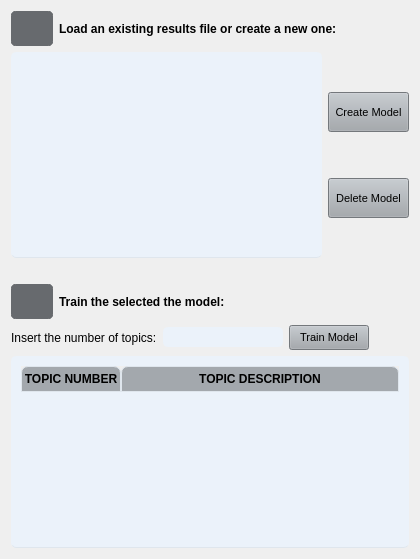
                  <widget class="QWidget" name="tabsPage2">
                   <layout class="QVBoxLayout" name="verticalLayout_10">
                    <item>
                     <layout class="QVBoxLayout" name="verticalLayoutSelectModel">
                      <item>
                       <layout class="QHBoxLayout" name="horizontalLayout_9">
                        <item>
                         <widget class="QPushButton" name="infoButtonLoadFiles">
                          <property name="sizePolicy">
                           <sizepolicy hsizetype="Fixed" vsizetype="Fixed">
                            <horstretch>0</horstretch>
                            <verstretch>0</verstretch>
                           </sizepolicy>
                          </property>
                          <property name="minimumSize">
                           <size>
                            <width>35</width>
                            <height>35</height>
                           </size>
                          </property>
                          <property name="styleSheet">
                           <string notr="true">QPushButton {
	border: 5px solid #676A6E;
	border-radius: 5px;	
	background-color: #676A6E;
}
QPushButton:hover {
	background-color: #676A6E;
	border: 2px solid #676A6E;
}
QPushButton:pressed {	
	background-color: #676A6E;
	border: 2px solid #676A6E;
}</string>
                          </property>
                          <property name="text">
                           <string/>
                          </property>
                         </widget>
                        </item>
                        <item>
                         <widget class="QLabel" name="labelLoad">
                          <property name="font">
                           <font>
                            <weight>75</weight>
                            <bold>true</bold>
                           </font>
                          </property>
                          <property name="text">
                           <string>Load an existing results file or create a new one:</string>
                          </property>
                         </widget>
                        </item>
                       </layout>
                      </item>
                      <item>
                       <layout class="QHBoxLayout" name="horizontalLayout_11">
                        <item>
                         <widget class="QListWidget" name="column_listSelectModel">
                          <property name="font">
                           <font>
                            <pointsize>8</pointsize>
                           </font>
                          </property>
                          <property name="styleSheet">
                           <string notr="true">QListWidget {	
	background-color: #EBF2FA;
	padding: 10px;
	border-radius: 5px;
	gridline-color: #DFE6ED;
	border-bottom: 1px solid #DFE6ED;
}
QListWidget::item{
	border-color: #DFE6ED;
	padding-left: 5px;
	padding-right: 5px;
	gridline-color: #DFE6ED;
}
QListWidget::item:selected{
	background-color: #C7CDDA;
}
QScrollBar:horizontal {
    border: none;
    background: #A3A8AD;
    height: 14px;
    margin: 0px 21px 0 21px;
	border-radius: 0px;
}
 QScrollBar:vertical {
	border: none;
    background: #A3A8AD;
    width: 14px;
    margin: 21px 0 21px 0;
	border-radius: 0px;
 }
QHeaderView::section{
	Background-color: #A3A8AD;
	max-width: 30px;
	border: 1px solid #A3A8AD;
	border-style: none;
    border-bottom: 1px solid #DFE6ED;
    border-right: 1px solid #DFE6ED;
}
QListWidget::horizontalHeader {	
	background-color: #A3A8AD;
}
QHeaderView::section:horizontal
{
    border: 1px solid #DFE6ED;
	background-color: #A3A8AD;
	padding: 3px;
	border-top-left-radius: 7px;
    border-top-right-radius: 7px;
}
QHeaderView::section:vertical
{
    border: 1px solid #A3A8AD;
}
</string>
                          </property>
                          <property name="sizeAdjustPolicy">
                           <enum>QAbstractScrollArea::AdjustToContents</enum>
                          </property>
                         </widget>
                        </item>
                        <item>
                         <layout class="QVBoxLayout" name="verticalLayout_6">
                          <item>
                           <spacer name="verticalSpacer_9">
                            <property name="orientation">
                             <enum>Qt::Vertical</enum>
                            </property>
                            <property name="sizeHint" stdset="0">
                             <size>
                              <width>20</width>
                              <height>40</height>
                             </size>
                            </property>
                           </spacer>
                          </item>
                          <item>
                           <widget class="QPushButton" name="createNewModel">
                            <property name="sizePolicy">
                             <sizepolicy hsizetype="Minimum" vsizetype="Preferred">
                              <horstretch>0</horstretch>
                              <verstretch>0</verstretch>
                             </sizepolicy>
                            </property>
                            <property name="minimumSize">
                             <size>
                              <width>0</width>
                              <height>40</height>
                             </size>
                            </property>
                            <property name="font">
                             <font>
                              <family>MS Shell Dlg 2</family>
                              <pointsize>8</pointsize>
                             </font>
                            </property>
                            <property name="styleSheet">
                             <string notr="true">QPushButton {
	background-color: #A3A8AD;
}
QPushButton:hover {
	background-color: #A3A8AD;
}
QPushButton:pressed {	
	background-color: #A3A8AD;
}</string>
                            </property>
                            <property name="text">
                             <string> Create Model </string>
                            </property>
                           </widget>
                          </item>
                          <item>
                           <spacer name="verticalSpacer_10">
                            <property name="orientation">
                             <enum>Qt::Vertical</enum>
                            </property>
                            <property name="sizeHint" stdset="0">
                             <size>
                              <width>20</width>
                              <height>40</height>
                             </size>
                            </property>
                           </spacer>
                          </item>
                          <item>
                           <widget class="QPushButton" name="removeModel">
                            <property name="sizePolicy">
                             <sizepolicy hsizetype="Minimum" vsizetype="Preferred">
                              <horstretch>0</horstretch>
                              <verstretch>0</verstretch>
                             </sizepolicy>
                            </property>
                            <property name="minimumSize">
                             <size>
                              <width>0</width>
                              <height>40</height>
                             </size>
                            </property>
                            <property name="font">
                             <font>
                              <family>MS Shell Dlg 2</family>
                              <pointsize>8</pointsize>
                             </font>
                            </property>
                            <property name="styleSheet">
                             <string notr="true">QPushButton {
	background-color: #A3A8AD;
}
QPushButton:hover {
	background-color: #A3A8AD;
}
QPushButton:pressed {	
	background-color: #A3A8AD;
}</string>
                            </property>
                            <property name="text">
                             <string> Delete Model </string>
                            </property>
                           </widget>
                          </item>
                          <item>
                           <spacer name="verticalSpacer_13">
                            <property name="orientation">
                             <enum>Qt::Vertical</enum>
                            </property>
                            <property name="sizeHint" stdset="0">
                             <size>
                              <width>20</width>
                              <height>40</height>
                             </size>
                            </property>
                           </spacer>
                          </item>
                         </layout>
                        </item>
                       </layout>
                      </item>
                      <item>
                       <spacer name="horizontalSpacer_16">
                        <property name="orientation">
                         <enum>Qt::Horizontal</enum>
                        </property>
                        <property name="sizeHint" stdset="0">
                         <size>
                          <width>40</width>
                          <height>20</height>
                         </size>
                        </property>
                       </spacer>
                      </item>
                      <item>
                       <layout class="QHBoxLayout" name="horizontalLayout_12">
                        <item>
                         <widget class="QPushButton" name="infoButtonTrainModel">
                          <property name="sizePolicy">
                           <sizepolicy hsizetype="Fixed" vsizetype="Fixed">
                            <horstretch>0</horstretch>
                            <verstretch>0</verstretch>
                           </sizepolicy>
                          </property>
                          <property name="minimumSize">
                           <size>
                            <width>35</width>
                            <height>35</height>
                           </size>
                          </property>
                          <property name="styleSheet">
                           <string notr="true">QPushButton {
	border: 5px solid #676A6E;
	border-radius: 5px;	
	background-color: #676A6E;
}
QPushButton:hover {
	background-color: #676A6E;
	border: 2px solid #676A6E;
}
QPushButton:pressed {	
	background-color: #676A6E;
	border: 2px solid #676A6E;
}</string>
                          </property>
                          <property name="text">
                           <string/>
                          </property>
                         </widget>
                        </item>
                        <item>
                         <widget class="QLabel" name="labelTrain">
                          <property name="font">
                           <font>
                            <weight>75</weight>
                            <bold>true</bold>
                           </font>
                          </property>
                          <property name="text">
                           <string>Train the selected the model:</string>
                          </property>
                         </widget>
                        </item>
                       </layout>
                      </item>
                      <item>
                       <layout class="QHBoxLayout" name="horizontalLayout_13">
                        <item>
                         <widget class="QLabel" name="labelSelectNrTopics">
                          <property name="text">
                           <string>Insert the number of topics:</string>
                          </property>
                         </widget>
                        </item>
                        <item>
                         <widget class="QLineEdit" name="insertNumberTopicsModel">
                          <property name="sizePolicy">
                           <sizepolicy hsizetype="Fixed" vsizetype="Fixed">
                            <horstretch>0</horstretch>
                            <verstretch>0</verstretch>
                           </sizepolicy>
                          </property>
                          <property name="minimumSize">
                           <size>
                            <width>15</width>
                            <height>0</height>
                           </size>
                          </property>
                          <property name="styleSheet">
                           <string notr="true">QLineEdit {
	background-color: #EBF2FA;
	border-radius: 5px;
	border: 2px solid #EBF2FA;
	padding-left: 10px;
}
QLineEdit:hover {
	border: 2px solid #A3A8AD;
}
QLineEdit:focus {
	border: 2px solid #A3A8AD;
}</string>
                          </property>
                         </widget>
                        </item>
                        <item>
                         <widget class="QPushButton" name="trainModel">
                          <property name="sizePolicy">
                           <sizepolicy hsizetype="Minimum" vsizetype="Preferred">
                            <horstretch>0</horstretch>
                            <verstretch>0</verstretch>
                           </sizepolicy>
                          </property>
                          <property name="minimumSize">
                           <size>
                            <width>0</width>
                            <height>25</height>
                           </size>
                          </property>
                          <property name="font">
                           <font>
                            <family>MS Shell Dlg 2</family>
                            <pointsize>8</pointsize>
                           </font>
                          </property>
                          <property name="styleSheet">
                           <string notr="true">QPushButton {
	background-color: #A3A8AD;
}
QPushButton:hover {
	background-color: #A3A8AD;
}
QPushButton:pressed {	
	background-color: #A3A8AD;
}</string>
                          </property>
                          <property name="text">
                           <string> Train Model </string>
                          </property>
                         </widget>
                        </item>
                        <item>
                         <spacer name="horizontalSpacer_2">
                          <property name="orientation">
                           <enum>Qt::Horizontal</enum>
                          </property>
                          <property name="sizeHint" stdset="0">
                           <size>
                            <width>40</width>
                            <height>20</height>
                           </size>
                          </property>
                         </spacer>
                        </item>
                       </layout>
                      </item>
                      <item>
                       <widget class="QTableWidget" name="tableWidgetModelTrained">
                        <property name="styleSheet">
                         <string notr="true">QTableWidget {	
	background-color: rgb(235, 242, 250);
	padding: 10px;
	border-radius: 5px;
	gridline-color: #DFE6ED;
	border-bottom: 1px solid #DFE6ED;
}
QTableWidget::item{
	border-color: #DFE6ED;
	padding-left: 5px;
	padding-right: 5px;
	gridline-color: #DFE6ED;
}
QTableWidget::item:selected{
	background-color: #C7CDDA;
}
QScrollBar:horizontal {
    border: none;
    background: #A3A8AD;
    height: 14px;
    margin: 0px 21px 0 21px;
	border-radius: 0px;
}
 QScrollBar:vertical {
	border: none;
    background: #A3A8AD;
    width: 14px;
    margin: 21px 0 21px 0;
	border-radius: 0px;
 }
QHeaderView::section{
	Background-color: #A3A8AD;
	max-width: 30px;
	border: 1px solid #A3A8AD;
	border-style: none;
    border-bottom: 1px solid #DFE6ED;
    border-right: 1px solid #DFE6ED;
}
QTableWidget::horizontalHeader {	
	background-color: #A3A8AD;
}
QHeaderView::section:horizontal
{
    border: 1px solid #DFE6ED;
	background-color: #A3A8AD;
	padding: 3px;
	border-top-left-radius: 7px;
    border-top-right-radius: 7px;
}
QHeaderView::section:vertical
{
    border: 1px solid #A3A8AD;
}
</string>
                        </property>
                        <property name="editTriggers">
                         <set>QAbstractItemView::NoEditTriggers</set>
                        </property>
                        <attribute name="horizontalHeaderStretchLastSection">
                         <bool>true</bool>
                        </attribute>
                        <attribute name="verticalHeaderVisible">
                         <bool>false</bool>
                        </attribute>
                        <column>
                         <property name="text">
                          <string>TOPIC NUMBER</string>
                         </property>
                         <property name="font">
                          <font>
                           <weight>75</weight>
                           <bold>true</bold>
                          </font>
                         </property>
                        </column>
                        <column>
                         <property name="text">
                          <string>TOPIC DESCRIPTION</string>
                         </property>
                         <property name="font">
                          <font>
                           <weight>75</weight>
                           <bold>true</bold>
                          </font>
                         </property>
                        </column>
                       </widget>
                      </item>
                     </layout>
                    </item>
                   </layout>
                  </widget>
